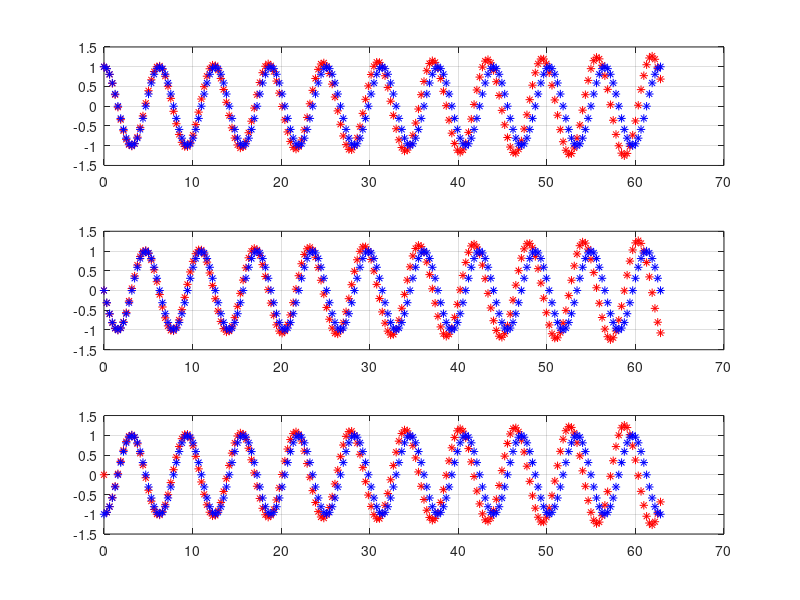

MATLAB code for this plot:
clear all;
close all;
clf;

w=1;
N=200;
tfinal=2*pi/w*10;
t=zeros(1,N+1);
x=zeros(1,N+1);
v=zeros(1,N+1);
a=zeros(1,N+1);
tau=tfinal/N;
t(1)=0;
x(1)=1;
v(1)=0;
%Runge-Kutta in N steps
for n=1:N
  t(n+1)=n*tau;
  xhalf=x(n)+v(n)*tau*.5; %x1/2=x(n)+(dx/dt)*(dt/2);
  vhalf=v(n)-w^2*x(n)*tau*.5; %v1/2=v(n)+(dv/dt)*(dt/2);  
  x(n+1)=x(n)+vhalf*tau;   %x(n+1)=x(n)+(dx/dt)half*dt;
  v(n+1)=v(n)-w^2*xhalf*tau; %v(n+1)=v(n)+(dv/dt)half*dt;
  a(n+1)=-w^2*x(n+1);
end

subplot(3,1,1)
plot(t,x,'*r',t,cos(w*t),'*b')
grid on;

subplot(3,1,2)
plot(t,v,'*r',t,-sin(w*t)*w,'*b')
grid on;

subplot(3,1,3)
plot(t,a,'*r',t,-w^2*cos(w*t),'*b')
grid on;
